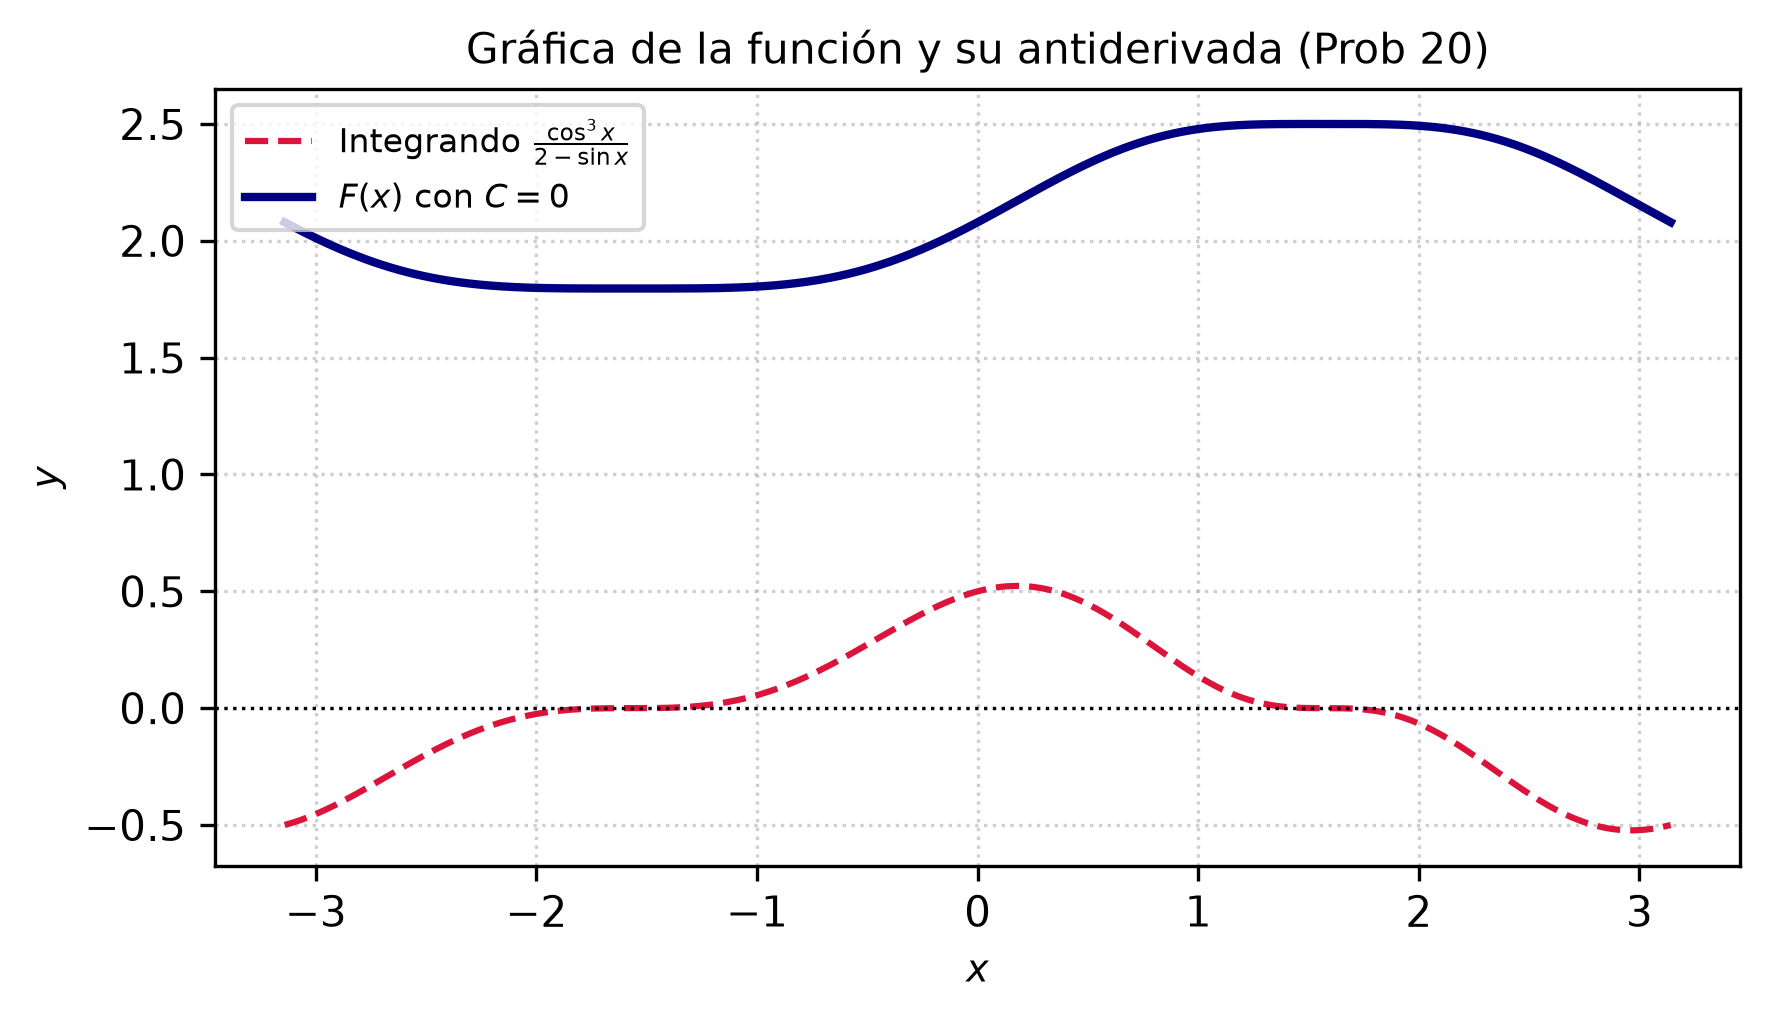

This chart was generated by the following Python code:
import matplotlib
matplotlib.use('Agg')
import numpy as np
import matplotlib.pyplot as plt

# Definir el dominio de la función (evitando valores donde el denominador se anule, aunque sin(x) nunca es 2)
x = np.linspace(-np.pi, np.pi, 500)

# Función integranda original
def integrand(x):
    return (np.cos(x)**3) / (2 - np.sin(x))

# Antiderivada con C = 0
def antiderivative(x):
    u = np.sin(x)
    return 0.5 * u**2 + 2 * u + 3 * np.log(2 - u)

y_integrand = integrand(x)
y_antideriv = antiderivative(x)

plt.figure(figsize=(6, 3.5))
plt.plot(x, y_integrand, label=r'Integrando $\frac{\cos^3 x}{2 - \sin x}$', color='crimson', linestyle='--')
plt.plot(x, y_antideriv, label=r'$F(x)$ con $C=0$', color='navy', linewidth=2)

plt.title(r'Gráfica de la función y su antiderivada (Prob 20)', fontsize=10)
plt.xlabel('$x$', fontsize=9)
plt.ylabel('$y$', fontsize=9)
plt.axhline(0, color='black', linewidth=0.8, linestyle=':')
plt.legend(fontsize=8, loc='upper left')
plt.grid(True, linestyle=':', alpha=0.6)
plt.tight_layout()
plt.savefig(r'semana_04/graficas/SEM04_P20_grafica.png', dpi=300, bbox_inches='tight')
plt.close()
